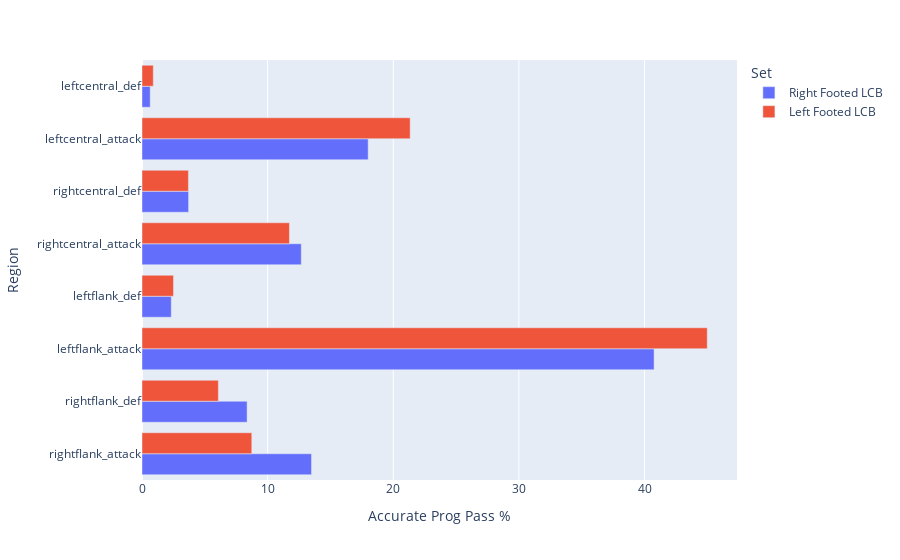

Source (notebook cell):
### Code cell
# data_reg = [['Right Flank Attack', 16.348577601728483, 'RRRL'],
#             ['Right Flank Attack',10.58601134215501, 'RRLL'],
#             ['Right Flank Def', 10.875045012603529, 'RRRL'],
#             ['Right Flank Def', 6.301197227473219, 'RRLL'],
#             ['Left Flank Attack', 37.27043572200216, 'RRRL'],
#             ['Left Flank Attack', 43.28922495274102, 'RRLL'],
#             ['Left Flank Def', 3.456967951026287, 'RRRL'],
#             ['Left Flank Def', 2.898550724637681, 'RRLL'],
#             ['Right Central Attack', 12.171407994238386, 'RRRL'],
#             ['Right Central Attack', 12.917454316320102, 'RRLL'],
#             ['Right Central Def', 6.1937342455887645, 'RRRL'],
#             ['Right Central Def', 5.16698172652804, 'RRLL'],
#             ['Left Central Attack', 13.215700396110911, 'RRRL'],
#             ['Left Central Attack', 18.021424070573406, 'RRLL'],
#             ['Left Central Def', 0.4681310767014764, 'RRRL'],
#             ['Left Central Def', 0.8191556395715185, 'RRLL']]
four_def_lcbs_rf_data = list(zip(regions,four_lcb_rf_region_per))
four_def_lcbs_rf_data_reg = [list(i) + ["Right Footed LCB"] for i in four_def_lcbs_rf_data]
four_def_lcbs_lf_data = list(zip(regions,four_lcb_lf_region_per))
four_def_lcbs_lf_data_reg = [list(i) + ["Left Footed LCB"] for i in four_def_lcbs_lf_data]
data_reg = four_def_lcbs_rf_data_reg + four_def_lcbs_lf_data_reg
reg = pd.DataFrame(data_reg, columns = ['Region', 'Accurate Prog Pass %', 'Set'])
fig = px.bar(reg, x="Accurate Prog Pass %", y="Region", color='Set', barmode='group', orientation='h')
fig.show()

### Figure 1 — Plotly figure (JSON) as saved in the notebook; plotly's stock layout.template omitted (floating-point values rounded to 4 significant figures)
{"data": [{"alignmentgroup": "True", "hovertemplate": "Set=Right Footed LCB<br>Accurate Prog Pass %=%{x}<br>Region=%{y}<extra></extra>", "legendgroup": "Right Footed LCB", "marker": {"color": "#636efa"}, "name": "Right Footed LCB", "offsetgroup": "Right Footed LCB", "orientation": "h", "showlegend": true, "textposition": "auto", "type": "bar", "x": [13.5, 8.366, 40.76, 2.33, 12.68, 3.711, 18.0, 0.6529], "xaxis": "x", "y": ["rightflank_attack", "rightflank_def", "leftflank_attack", "leftflank_def", "rightcentral_attack", "rightcentral_def", "leftcentral_attack", "leftcentral_def"], "yaxis": "y"}, {"alignmentgroup": "True", "hovertemplate": "Set=Left Footed LCB<br>Accurate Prog Pass %=%{x}<br>Region=%{y}<extra></extra>", "legendgroup": "Left Footed LCB", "marker": {"color": "#EF553B"}, "name": "Left Footed LCB", "offsetgroup": "Left Footed LCB", "orientation": "h", "showlegend": true, "textposition": "auto", "type": "bar", "x": [8.739, 6.079, 44.99, 2.508, 11.74, 3.696, 21.35, 0.8981], "xaxis": "x", "y": ["rightflank_attack", "rightflank_def", "leftflank_attack", "leftflank_def", "rightcentral_attack", "rightcentral_def", "leftcentral_attack", "leftcentral_def"], "yaxis": "y"}], "layout": {"autosize": true, "barmode": "group", "legend": {"title": {"text": "Set"}, "tracegroupgap": 0}, "margin": {"t": 60}, "xaxis": {"anchor": "y", "autorange": true, "domain": [0, 1], "range": [0, 47.36], "title": {"text": "Accurate Prog Pass %"}, "type": "linear"}, "yaxis": {"anchor": "x", "autorange": true, "domain": [0, 1], "range": [-0.5, 7.5], "title": {"text": "Region"}, "type": "category"}}}
